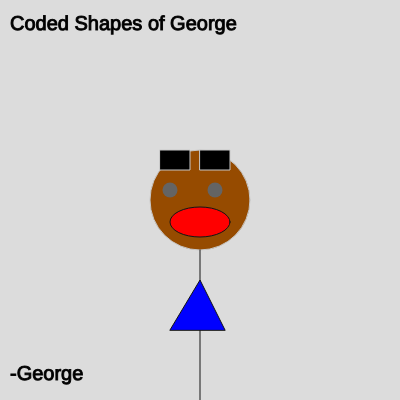
Frame 1 (no input)
Frame 60 (no input): identical to frame 1, image omitted
Frame 120 (the mouse pressed at the canvas centre since frame 60): identical to frame 1, image omitted

The p5.js sketch that drew this single still picture (run headless with seeded random() and noise() and a simulated clock; from frame 60 on, the mouse is pressed at the canvas centre):

// p5.js sketch
// ── sketch.js
function setup() {
    createCanvas(400,400);
  }
  
  function draw() {
    background(220);
    stroke(200)
    fill(150, 75, 0)
    circle(200,200,100);
    fill(0,0,0)
    rect(160,150,30,20);
    rect(200,150,30,20)
    stroke(100)
strokeWeight(15)
    point(170, 190);
    point(215, 190);
    strokeWeight(1)
    stroke(20)
    line(200, 250, 200, 400);
    fill(255, 0, 0)
    ellipse(200, 222, 60, [30])
    fill(0, 0, 255)
    textSize(20);
    triangle(170, 330, 200, 280, 225, 330);
    fill(0, 0, 0)
    text('Coded Shapes of George', 10, 30);
    text('-George', 10, 380);
   
 
}


  
